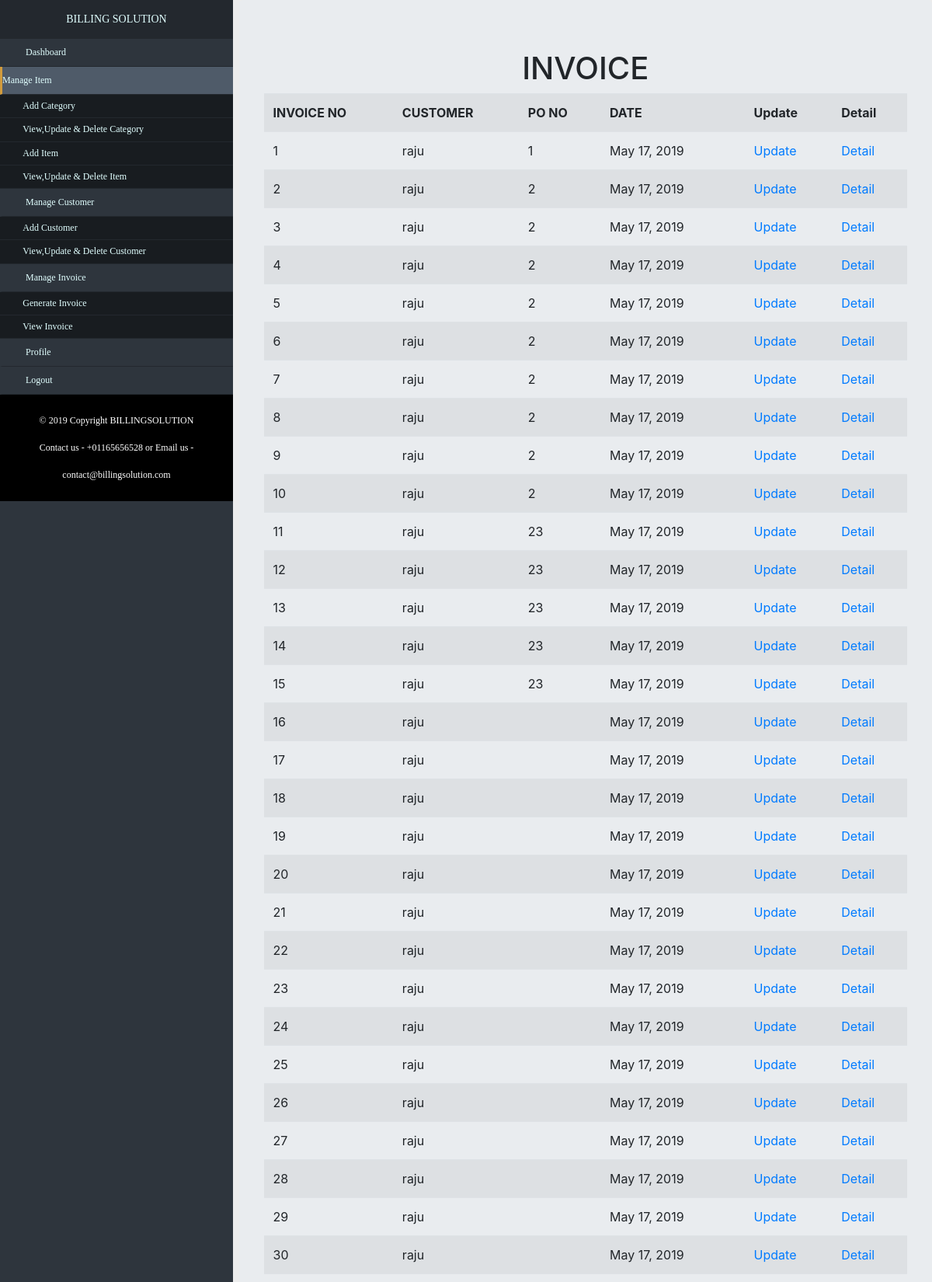
Page /invoice/ (signed in, upper part) on the committed database.
### UserApp/models.py (models this page shows, shortened)
class CustomerInvoice(models.Model):
    invoice_no = models.IntegerField(blank=False,null=False)
    po_no = models.CharField(blank=True,max_length=10)
    date = models.DateField(auto_now=True)
    username = models.ForeignKey(User,on_delete=models.CASCADE)
    customer = models.ForeignKey(Customer,blank=False,on_delete=models.CASCADE)

class Customer(models.Model):
    username = models.ForeignKey(User,on_delete=models.CASCADE)
    name = models.CharField(max_length=40,blank=False)
    address = models.CharField(max_length=80,blank=False)
    state = models.CharField(max_length=20,blank=False)
    state_code = models.IntegerField(blank=False)
    gst_number = models.CharField(max_length=20,blank=True)
    def __str__(self):
        return self.name

### UserApp/views.py (the view)
# urls.py: path('invoice/',views.CustomerInvoiceListView.as_view(),name='customerinvoice-list'),
class CustomerInvoiceListView(LoginRequiredMixin,ListView):
    login_url = 'UserApp:loginpage'
    model=models.CustomerInvoice
    template_name='UserApp/customerinvoice_list.html'

### UserApp/templates/UserApp/customerinvoice_list.html
<!DOCTYPE html>
{% extends "baseinner.html" %}
{% block body_block %}
<center><h1>INVOICE</h1></center>
<table class="table table-striped">
  <tr>
    <th>INVOICE NO</th>
    <th>CUSTOMER</th>
    <th>PO NO</th>
    <th>DATE</th>
    <th>Update</th>
    <th>Detail</th>
  </tr>
  {% for obj in object_list %}
        {% if request.user == obj.username %}
        <tr>
          <td>{{ obj.invoice_no }}</td>
          <td>{{ obj.customer }}</td>
          <td>{{ obj.po_no }}</td>
          <td>{{ obj.date }}</td>
          <td><a href="{% url 'UserApp:customerinvoice-update'  obj.id %}">Update</a></td>
          <td><a href="{% url 'UserApp:invoice-list' obj.id %}">Detail</a></td>
          </tr>
        {% endif %}
    {% endfor %}
  </table>
{% endblock %}

### static/css/baseinnercss.css (style rules this page uses)
body { background-color:rgb(236,236,236); }

### rows in the picture
CustomerInvoice: invoice_no "1", customer "raju", po_no "1", date "May 17, 2019"
CustomerInvoice: invoice_no "2", customer "raju", po_no "2", date "May 17, 2019"
CustomerInvoice: invoice_no "3", customer "raju", po_no "2", date "May 17, 2019"
CustomerInvoice: invoice_no "4", customer "raju", po_no "2", date "May 17, 2019"
CustomerInvoice: invoice_no "5", customer "raju", po_no "2", date "May 17, 2019"
CustomerInvoice: invoice_no "6", customer "raju", po_no "2", date "May 17, 2019"
CustomerInvoice: invoice_no "7", customer "raju", po_no "2", date "May 17, 2019"
CustomerInvoice: invoice_no "8", customer "raju", po_no "2", date "May 17, 2019"
CustomerInvoice: invoice_no "9", customer "raju", po_no "2", date "May 17, 2019"
CustomerInvoice: invoice_no "10", customer "raju", po_no "2", date "May 17, 2019"
CustomerInvoice: invoice_no "11", customer "raju", po_no "23", date "May 17, 2019"
CustomerInvoice: invoice_no "12", customer "raju", po_no "23", date "May 17, 2019"
CustomerInvoice: invoice_no "13", customer "raju", po_no "23", date "May 17, 2019"
CustomerInvoice: invoice_no "14", customer "raju", po_no "23", date "May 17, 2019"
CustomerInvoice: invoice_no "15", customer "raju", po_no "23", date "May 17, 2019"
CustomerInvoice: invoice_no "16", customer "raju", date "May 17, 2019"
CustomerInvoice: invoice_no "17", customer "raju", date "May 17, 2019"
CustomerInvoice: invoice_no "18", customer "raju", date "May 17, 2019"
CustomerInvoice: invoice_no "19", customer "raju", date "May 17, 2019"
CustomerInvoice: invoice_no "20", customer "raju", date "May 17, 2019"
CustomerInvoice: invoice_no "21", customer "raju", date "May 17, 2019"
CustomerInvoice: invoice_no "22", customer "raju", date "May 17, 2019"
CustomerInvoice: invoice_no "23", customer "raju", date "May 17, 2019"
CustomerInvoice: invoice_no "24", customer "raju", date "May 17, 2019"
CustomerInvoice: invoice_no "25", customer "raju", date "May 17, 2019"
CustomerInvoice: invoice_no "26", customer "raju", date "May 17, 2019"
CustomerInvoice: invoice_no "27", customer "raju", date "May 17, 2019"
CustomerInvoice: invoice_no "28", customer "raju", date "May 17, 2019"
CustomerInvoice: invoice_no "29", customer "raju", date "May 17, 2019"
CustomerInvoice: invoice_no "30", customer "raju", date "May 17, 2019"
